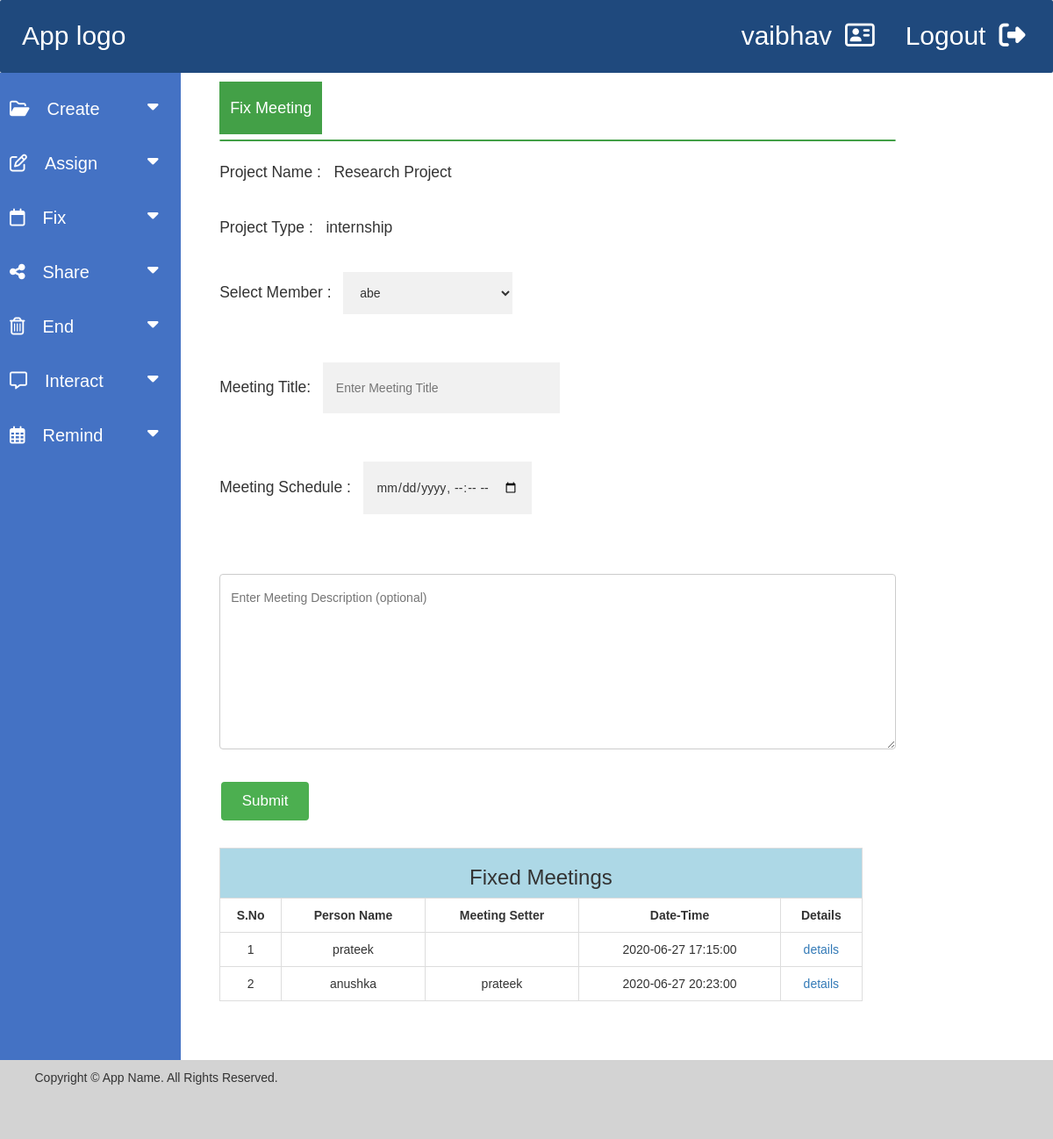
/fixmeeting.php?rn=19 (signed in), run on the app's committed database.
### tables this page shows
CREATE TABLE `projects` (
  `id` int NOT NULL,
  `projectname` varchar(255) DEFAULT NULL,
  `projecttype` varchar(255) DEFAULT NULL,
  `projectdesc` text,
  `projectdate` date DEFAULT NULL,
  `userid` int DEFAULT NULL
);

CREATE TABLE `fixmeeting` (
  `id` int NOT NULL,
  `projectid` int NOT NULL,
  `meetingtitle` varchar(255) NOT NULL,
  `meetingdatetime` datetime NOT NULL,
  `meetingdesc` text NOT NULL,
  `username` varchar(255) NOT NULL,
  `setter` varchar(255) NOT NULL,
  `mom` text
);

### fixmeeting.php (the view, shortened to what this page needs)
<?php
include_once 'source/db_connect.php';
$projectid = $_GET['rn'];
$sno = 1;
$query = "select * from fixmeeting where projectid = $projectid";
$result_display_fixedmeeting =$conn->prepare($query);
$result_display_fixedmeeting->execute();
$projectid = $_GET['rn'];
$query = "select * from assign where projectid = $projectid";
$result_assign = $conn->prepare($query);
$result_assign->execute();
?>
<!DOCTYPE html>
<html lang="en">
<head>
  <link rel="stylesheet" href="https://maxcdn.bootstrapcdn.com/bootstrap/3.4.1/css/bootstrap.min.css">
<link rel="stylesheet" href="landingpage.css">
<link rel="stylesheet" href="https://cdnjs.cloudflare.com/ajax/libs/font-awesome/4.7.0/css/font-awesome.min.css">
<link rel="stylesheet" href="font-awesome.css">
</head>
<body>
<div class="header">
<a href="landingpage.php" style="margin-left: 5px;">App logo</a>
<div id="logout">Logout<a href="logout.php"><i class="fas fa-sign-out-alt" style="margin-left: 15px;"></i></a></div>
<div id="usertype"><?php echo $_SESSION['username'] ?><a href="#"><i class="far fa-address-card" style="margin-left: 15px;"></i></a></div>
</div>
<div class="row">
<div class="sidenav" id="sidenav">
  <button class="dropdown-btn"><i class='far fa-folder-open' style="margin-right: 20px;"></i>Create
    <i class="fa fa-caret-down"></i>
  </button>
  <button class="dropdown-btn"><i class='far fa-edit' style="margin-right: 20px;"></i>Assign
    <i class="fa fa-caret-down"></i>
  </button>
  <button class="dropdown-btn"><i class="far fa-calendar" style="margin-right: 20px;"></i>Fix
    <i class="fa fa-caret-down"></i>
  </button>
  <button class="dropdown-btn"><i class="fas fa-share-alt" style="margin-right: 20px;"></i>Share
    <i class="fa fa-caret-down"></i>
  </button>
  <button class="dropdown-btn"><i class="far fa-trash-alt" style="margin-right: 20px;"></i>End
    <i class="fa fa-caret-down"></i>
  </button>
  <button class="dropdown-btn"><i class='far fa-comment-alt' style="margin-right: 20px;"></i>Interact
    <i class="fa fa-caret-down"></i>
  </button>
  <button class="dropdown-btn"><i class='far fa-calendar-alt' style="margin-right: 20px;"></i>Remind
    <i class="fa fa-caret-down"></i>
  </button>
</div>
<div class="main" id="main">
  <div class="maincontent">
    <button class="topbutton">Fix Meeting</button>
    <hr class="new1">
    <div style="font-size:17.5px;">
    <b style="font-size:17.5px; font-weight:100;">Project Name : &nbsp</b>
    <?php
      $query = "select * from projects where id = $projectid";
      $result_project =$conn->prepare($query);
      $result_project->execute();
      while($rows=$result_project->fetch(PDO::FETCH_ASSOC)){
        echo $rows['projectname'];
      }
    ?>
    </div><br>
    <div style="font-size:17.5px;">
    <b style="font-size:17.5px; font-weight:100;">Project Type : &nbsp </b>
    <?php
      $query = "select * from projects where id = $projectid";
      $result_project =$conn->prepare($query);
      $result_project->execute();
      while($rows=$result_project->fetch(PDO::FETCH_ASSOC)){
        echo $rows['projecttype'];
      }
    ?>
    </div><br>
    <div>
    <form action="" method="POST">
    <label style="font-size:17.5px; font-weight:100;">Select Member : &nbsp   </label>
    <select style="width: 25%; padding: 15px; margin: 5px 0 22px 0; border: none; background: #f1f1f1;" for="meetingmember" id="meetingmember" name="meetingmember">
        <?php
            while($rows=$result_assign->fetch(PDO::FETCH_ASSOC))
            {
              $invitename = $rows['username'];
              echo "<option>$invitename</option>";
            }
        ?>
    </select>
    </div> <br>
    <div>
    <label style="font-size:17.5px; font-weight:100;">Meeting Title: &nbsp </label>
    <input style="width: 35%; padding: 15px; margin: 5px 0 22px 0; border: none; background: #f1f1f1;" for="meetingtitle" type="text" placeholder="Enter Meeting Title" name="meetingtitle" required>
    </div><br>
    <div>
    <label style="font-size:17.5px; font-weight:100;">Meeting Schedule : &nbsp  </label>
    <input style="width: 25%; padding: 15px; margin: 5px 0 22px 0; border: none; background: #f1f1f1;" for="meetingdatetime" type="datetime-local" name="meetingdatetime" required>
    </div><br>
    <div>
   <textarea for="meetingdesc" name="meetingdesc" id="meetingdesc" class="projectdescription" placeholder="Enter Meeting Description (optional)" style="height:200px"></textarea>
    </div><br>
    <input type="submit" name="projectup-btn" class="btn" value="Submit">
    <div>
    <table style="width:95%; border: 1px solid #ddd;">
      <tr style="background-color:lightblue;">
        <th colspan="6" style="text-align:center;"><h3>Fixed Meetings </h3></th>
      </tr>
      <tr>
        <th style="padding:5px; border: 1px solid #ddd; text-align:center;">S.No</th>
        <th style="padding:5px; border: 1px solid #ddd; text-align:center;">Person Name</th>
        <th style="padding:5px; border: 1px solid #ddd; text-align:center;">Meeting Setter</th>
        <th style="padding:5px; border: 1px solid #ddd; text-align:center;">Date-Time</th>
        <th style="padding:5px; border: 1px solid #ddd; text-align:center;">Details</th>
      </tr>
      <?php
        while($rows=$result_display_fixedmeeting->fetch(PDO::FETCH_ASSOC)){
            echo "
            <tr>
            <td style=\"padding:5px; text-align:center; border: 1px solid #ddd;\">".$sno."</td>
            <td style=\"padding:5px; text-align:center; border: 1px solid #ddd;\">".$rows['username']."</td>
            <td style=\"padding:5px; text-align:center; border: 1px solid #ddd;\">".$rows['setter']."</td>
            <td style=\"padding:5px; text-align:center; border: 1px solid #ddd;\">".$rows['meetingdatetime']."</td>
            <td style=\"padding:5px; text-align:center; border: 1px solid #ddd;\"><a href = 'fixedmeetingdetails.php?rn=$rows[id]'>details</td>
            </tr>
            ";
            $sno++;
        }
        ?>
    </table>
    </div><br>
  <br>
</div>
</div>
</div>
<div class="footer">
    <p class="copyright">Copyright © App Name. All Rights Reserved.</p>
</div>
</body>
</html>

### landingpage.css (style rules this page uses)
* { box-sizing: border-box; }
body { font-family: Arial, Helvetica, sans-serif; }
.header { background-color: #1f497d; padding: 20px; color:white; font-size: 30px; position: -webkit-sticky; position: sticky; top:0; border-radius:2px ; z-index: 100; }
.header a { color:white; }
#usertype { float: right; color: white; margin-right: 3%; }
#logout { float: right; color: white; margin-right: 1%; }
.sidenav { float: left; width: 18%; padding: 10px; height: auto; background: #4472C4; }
.main { background-color: white; float: left; width: 80%; padding: 10px; height: auto; }
.maincontent { width: 80%; margin-left: 3.5%; line-height: 2; }
.dropdown-btn { padding: 6px 8px 6px 16px; text-decoration: none; font-size: 20px; color: white; display: block; border: none; line-height: 2.5; background: none; width: 100%; text-align: left; cursor: pointer; outline: none; }
.fa-caret-down { float: right; margin-top: 12.5px; padding-right: 8px; }
.row:after { content: ""; display: table; clear: both; }
.footer { background-color: lightgrey; padding: 10px; height: 90px; }
.copyright { margin-left:2.5%; }
hr.new1 { border: 1.5px solid #43A047; border-radius: 2px; margin-top: 0px; margin-bottom: 18px; }
.projectdescription { width: 100%; padding: 12px; border: 1px solid #ccc; border-radius: 4px; resize: vertical; margin-top: 18px; }
.topbutton { background-color: #43A047; color: white; padding: 12px; font-size: 18px; border: none; cursor: pointer; width: auto; margin-bottom: 6px; }
.btn { background-color: #4CAF50; color: white; font-size: 17px; padding: 10px; border: none; cursor: pointer; width: 100px; margin-bottom: 4%; margin-left: 2px; }

### data on the page
projects: projectname "Research Project", projecttype "internship"
fixmeeting: username "prateek", meetingdatetime "2020-06-27 17:15:00"
fixmeeting: username "anushka", setter "prateek", meetingdatetime "2020-06-27 20:23:00"

### other printed values
$_SESSION['username'] "vaibhav"
form field meetingmember "abe"
